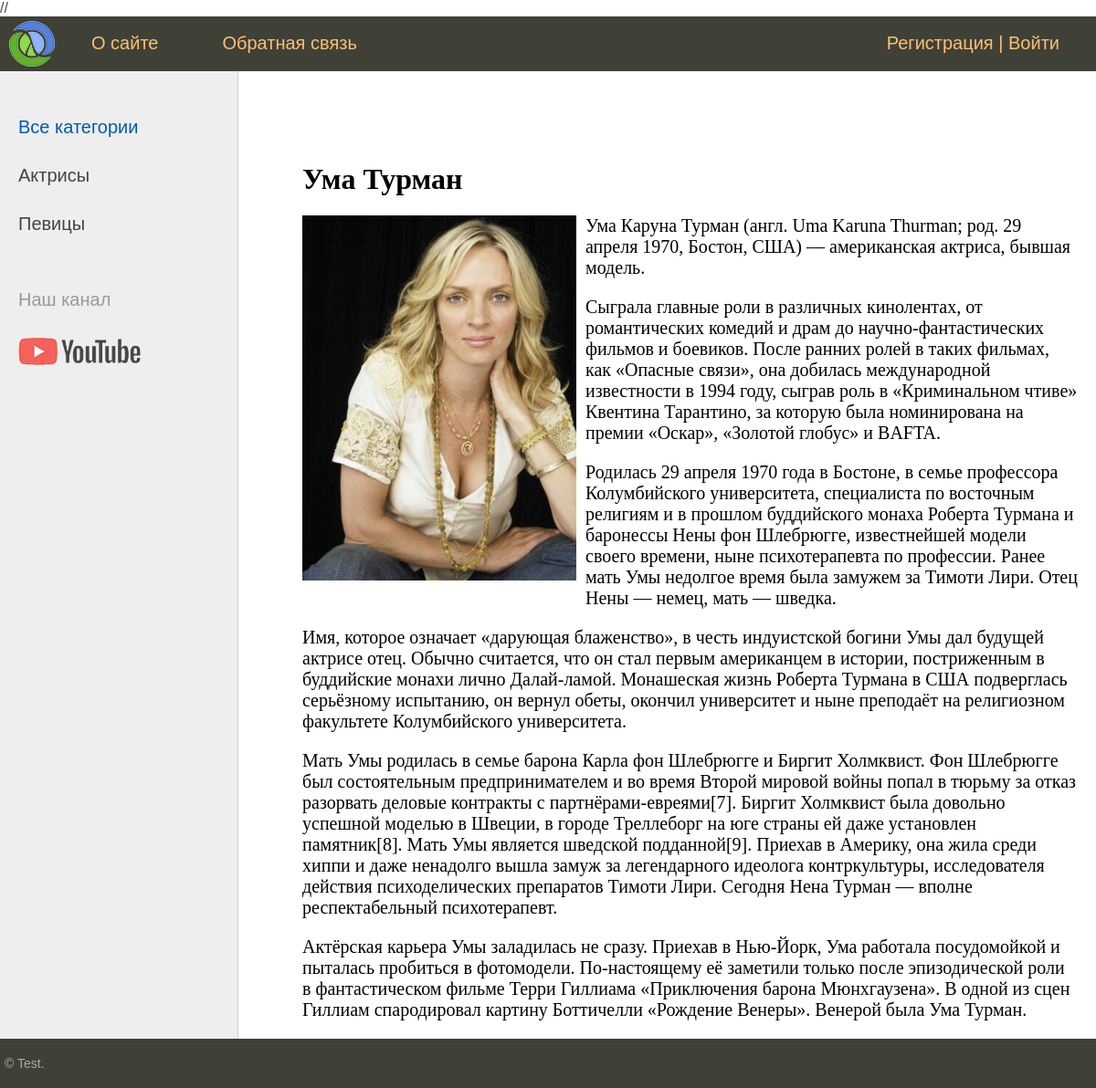
Page /post/uma-turman/ on the committed database.
### women/models.py (models this page shows, shortened)
class Category(models.Model):
    name = models.CharField(max_length=100, db_index=True, verbose_name='Категория')
    slug = models.SlugField(max_length=255, unique=True, db_index=True, verbose_name='URL')
    def get_absolute_url(self):
        return reverse('category', kwargs={'cat_slug': self.slug})
    class Meta:
        verbose_name = 'Категория'
        verbose_name_plural = 'Категории'
        ordering = ['id']

class Women(models.Model):
    title = models.CharField(max_length=255, verbose_name='Заголовок')
    slug = models.SlugField(max_length=255, unique=True, db_index=True, verbose_name='URL')
    content = models.TextField(blank=True, verbose_name='Текст статьи')
    photo = models.ImageField(upload_to="photos/%Y/%m/%d/", verbose_name='Фото')
    time_create = models.DateTimeField(auto_now_add=True, verbose_name='Время создания')
    time_update = models.DateTimeField(auto_now=True, verbose_name='Время изменения')
    is_published = models.BooleanField(default=True, verbose_name='Публикация')
    cat = models.ForeignKey('Category', on_delete=models.PROTECT, verbose_name='Категория')
    def __str__(self):
        return self.title
    class Meta:
        verbose_name = 'Famous women'
        verbose_name_plural = 'Famous women'
        ordering = ['-time_create', 'title']

### women/views.py (the view)
# urls.py: path('post/<slug:post_slug>/', ShowPost.as_view(), name='post'),
class ShowPost(DataMixin, DetailView):
    model = Women
    template_name = 'women/post.html'
    slug_url_kwarg = 'post_slug'
    context_object_name = 'post'
    def get_context_data(self, *, object_list=None, **kwargs):
        context = super().get_context_data(**kwargs)
        c_def = self.get_user_context(title=context['post'])
        return dict(list(context.items()) + list(c_def.items()))

### women/utils.py (called while the page is built)
    def get_user_context(self, **kwargs):
        context = kwargs
        cats = Category.objects.annotate(Count('women'))
        user_menu = menu.copy()
        if not self.request.user.is_authenticated:
            user_menu.pop(1)
        context['menu'] = user_menu
        context['cats'] = cats
        if 'cat_selected' not in context:
            context['cat_selected'] = 0
        return context

### women/templates/women/post.html
{% extends 'women/base.html' %}
{% load women_tags %}
{% block content %}
<h1>{{ post.title}} </h1>
{% if post.photo %}
				<p><img class="img-article-left" src="{{post.photo.url}}"></p>
{% endif %}
{{post.content|linebreaks}}
{% endblock %}

### women/templates/women/base.html (shortened to what this page needs)
{% load static %}
// {% load women_tags %}
<html>
<head>
	<link type="text/css" href="{% static 'women/css/styles.css' %}" rel="stylesheet" />
</head>
<body>
<table class="table-page" border=0 cellpadding="0" cellspacing="0">
<tr><td valign=top>
{% block mainmenu %}
		<div class="header">
			<ul id="mainmenu" class="mainmenu">
			<li class="logo"><a href="{% url 'home' %}"><div class="logo"></div></a></li>
{% for m in menu %}
	<li><a href="{% url m.url_name %}">{{m.title}}</a></li>
{% endfor %}
				{% if request.user.is_authenticated %}
				<li class="last"> {{ user.username }} | <a href="{% url 'logout' %}">Выйти</a></li>
				{% else %}
				<li class="last"><a href="{% url 'register' %}">Регистрация</a> | <a href="{% url 'login' %}">Войти</a></li>
				{% endif %}
			</ul>
		</div>
{% endblock mainmenu %}
<table class="table-content" border=0 cellpadding="0" cellspacing="0">
<tr>
	<td valign="top" class="left-chapters">
	<ul id="leftchapters">
{% if cat_selected == 0 %}
		<li class="selected">Все категории</li>
{% else %}
		<li><a href="{% url 'home' %}">Все категории</a></li>
{% endif %}
{% for c in cats %}
{% if c.women__count > 0 %}
	{% if c.pk == cat_selected %}
		<li class="selected">{{c.name}}</li>
	{% else %}
		<li><a href="{{ c.get_absolute_url }}">{{c.name}}</a></li>
	{% endif %}
{% endif %}
{% endfor %}
		<li class="share">
		<p>Наш канал</p>
		<a class="share-yt" href="https://www.youtube.com/channel/UClJzWfGWuGJL2t-3dYKcHTA/playlists" target="_blank" rel="nofollow"></a>
		</li>
	</ul>
</td>
<td valign="top" class="content">
	<div class="content-text">
{% block content %}
{% endblock %}
	</div>
</td></tr></table>
</td></tr>
<tr><td valign=top>
	<div id="footer">
		<p>&copy; Test.</p>
	</div>
</td></tr></table>
</body>
</html>

### women/static/women/css/styles.css (style rules this page uses)
html, body { font-family: 'Arial'; margin: 0; padding: 0; height: 100%; width: 100%; color: #444; }
a { color: #0059b2; text-decoration: none; }
img { max-width: 600px; height: auto; }
img.img-article-left { max-width: 300px; height: auto; float: left; padding: 0 10px 10px 0; }
.table-page { width: 100%; height: 100%; vertical-align: top; }
.table-page tr { height: 100%; }
.header { background: #3F4137; height: 60px; }
.logo { background: url('../images/logo.png') no-repeat 10px 5px; width: 70px; height: 60px; }
ul.mainmenu { list-style: none; margin: 0; padding: 0; height: 60px; color: #fdc073; font-size: 20px; overflow: hidden; }
ul.mainmenu li { float: left; margin: 18px 40px 0 30px; }
ul.mainmenu li.logo { margin: 0; }
ul.mainmenu li.last { float: right; }
ul.mainmenu li a { color: #fdc073; text-decoration: none; }
.table-content { width: 100%; min-height: 100%; height: 100%; }
.left-chapters { margin: 0; background: #eee; border-right: 1px solid #ccc; min-height: 100%; }
.left-chapters ul { width: 230px; min-height: 100%; margin: 0; padding: 20px 10px 10px 20px; list-style: none; font-size: 20px; }
.left-chapters ul li { margin: 30px 0 0 0; color: #999; }
.left-chapters ul li.selected { color: #0059b2; }
.left-chapters ul li a { color: #444; text-decoration: none; }
.left-chapters ul li.share { margin: 60px 0 0 0; }
.left-chapters ul li.share p { margin: 30px 0 30px 0; }
.left-chapters ul li.share a { display: inline-block; width: 40px; height: 40px; margin: 0 20px 0 0; }
.left-chapters ul li.share a.share-yt { width: 100%; height: 30px; background: url('../images/share_yt.png') no-repeat 0 0 }
.content { padding: 40px 20px 20px 40px; width: 100%; box-sizing: border-box; }
.content-text { margin: 60px 0 0 30px; color: #000; font-size: 20px; font-family: Yandex Sans Display Light; }
.content-text h1 { font-size: 32px; }
#footer { box-sizing: border-box; background: #3F4137; padding: 5px; color: #aaa; font-size: 14px; font-family: Verdana, Geneva, Arial, Helvetica; text-align: left; overflow: hidden; }

### rows in the picture
Category: name "Актрисы"
Category: name "Певицы"
Women: title "Ума Турман", photo (picture), content "Ума Каруна Турман (англ. Uma Karuna Thurman; род. 29 апреля 1970, Бостон, США) — американская актриса, бывшая модель. Сыграла главные роли в различных кинолентах, от романтических комедий и драм до научно-фантастических фильмов и боевиков. После ранних ролей в таких фильмах, как «Опасные связи», она добилась международной известности в 1994 году, сыграв роль в «Криминальном чтиве» Квентина Тарантино, за которую была номинирована на премии «Оскар», «Золотой глобус» и BAFTA. Родилась 29 апреля 1970 года в Бостоне, в семье профессора Колумбийского университета, специалиста по восточным религиям и в прошлом буддийского монаха Роберта Турмана и баронессы Нены фон Шлебрюгге, известнейшей модели…"

### other values in the picture
{{ m.title }} "О сайте" "Обратная связь"
